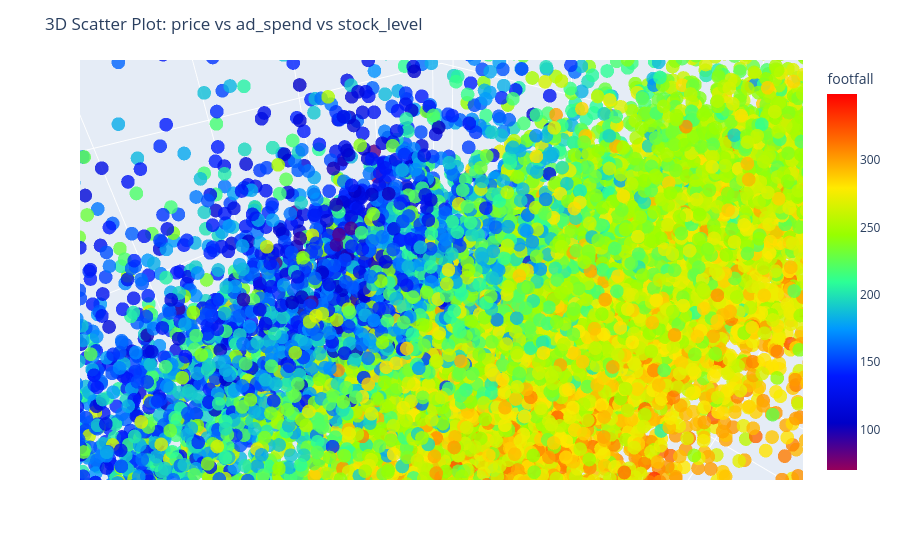

Notebook code cell kept with this figure:
### Code cell
plot_3d_scatter(df, "price", "ad_spend", "stock_level")

### Figure 1 — Plotly figure (JSON) as saved in the notebook; plotly's stock layout.template omitted (floating-point values rounded to 4 significant figures; data arrays with more than 128 entries replaced by an {"elided": "..."} marker saying what was removed)
{"data": [{"hovertemplate": "price=%{x}<br>ad_spend=%{y}<br>stock_level=%{z}<br>footfall=%{marker.color}<extra></extra>", "legendgroup": "", "marker": {"color": {"elided": "15000 float values"}, "coloraxis": "coloraxis", "opacity": 0.8, "symbol": "circle"}, "mode": "markers", "name": "", "scene": "scene", "showlegend": false, "type": "scatter3d", "x": {"elided": "15000 float values"}, "y": {"elided": "15000 float values"}, "z": {"elided": "15000 float values"}}], "layout": {"autosize": true, "coloraxis": {"colorbar": {"title": {"text": "footfall"}}, "colorscale": [[0, "rgb(150,0,90)"], [0.125, "rgb(0,0,200)"], [0.25, "rgb(0,25,255)"], [0.375, "rgb(0,152,255)"], [0.5, "rgb(44,255,150)"], [0.625, "rgb(151,255,0)"], [0.75, "rgb(255,234,0)"], [0.875, "rgb(255,111,0)"], [1, "rgb(255,0,0)"]]}, "legend": {"tracegroupgap": 0}, "margin": {"t": 60}, "scene": {"aspectmode": "auto", "aspectratio": {"x": 1, "y": 1, "z": 1}, "camera": {"center": {"x": 0, "y": 0, "z": 0}, "eye": {"x": 0.2939, "y": 0.2939, "z": 0.2939}, "projection": {"type": "perspective"}, "up": {"x": 0, "y": 0, "z": 1}}, "domain": {"x": [0, 1], "y": [0, 1]}, "xaxis": {"title": {"text": "price"}, "type": "linear"}, "yaxis": {"title": {"text": "ad_spend"}, "type": "linear"}, "zaxis": {"title": {"text": "stock_level"}, "type": "linear"}}, "title": {"text": "3D Scatter Plot: price vs ad_spend vs stock_level"}}}
